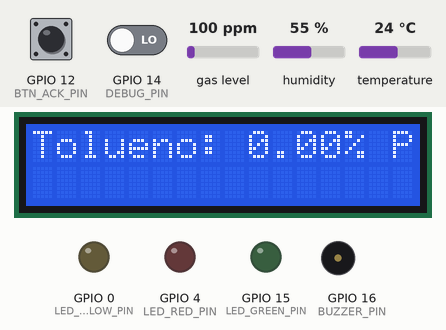
The sketch below on a simulated ESP32. On the bench: 16×2 character LCD, output pins drawn as LEDs (lit = HIGH), buzzer (waves = sounding, pin HIGH). The test bench sets the inputs (shaded band); at power-on: gas level 100 ppm, humidity 55 %, temperature 24 °C, GPIO 12 (BTN_ACK_PIN) HIGH, GPIO 14 (DEBUG_PIN) LOW. WiFi joins after 1.5 s; servers stay silent unless stated; uploads are accepted with an empty reply; what the sketch prints to the serial monitor is not drawn.

Above: at 4.7 s.
4.8 s: gas level set to 92 ppm
At 8.0 s:
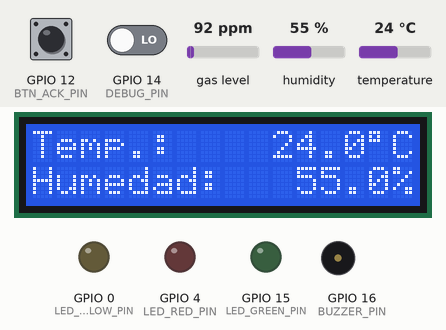
15.7 s: gas level set to 250 ppm
At 27.8 s:
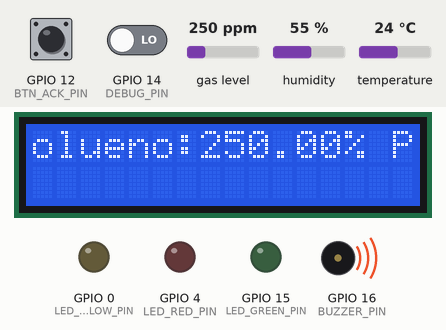
29.7 s: humidity set to 22 %
At 36.8 s:
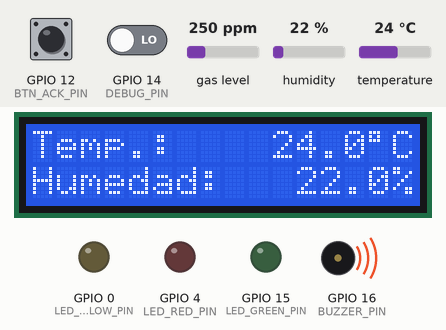
40.9 s: temperature set to 12 °C
At 43.7 s:
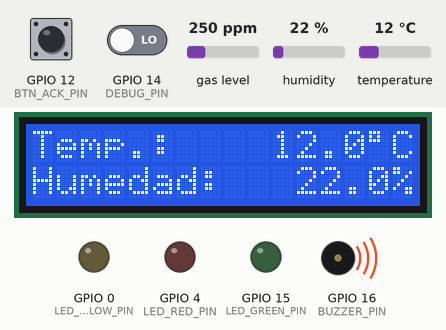
50.2 s: GPIO 12 (BTN_ACK_PIN) pulled LOW for 3 s
At 54.5 s:
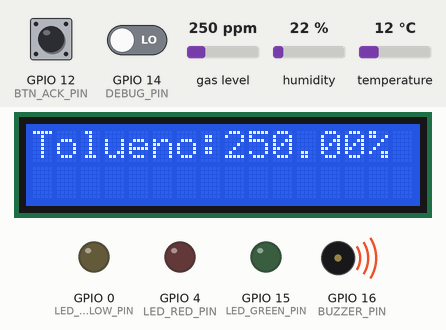
59.5 s: humidity set to 40 %
At 64.5 s:
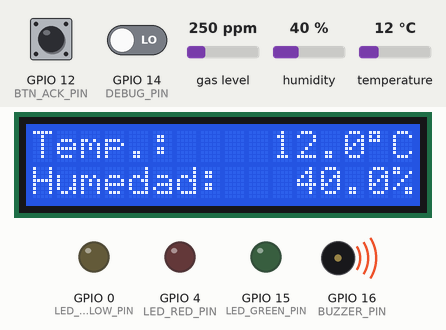
Timing chart, 0 to 66.0 s (numbered marks = the images above; inputs shaded):
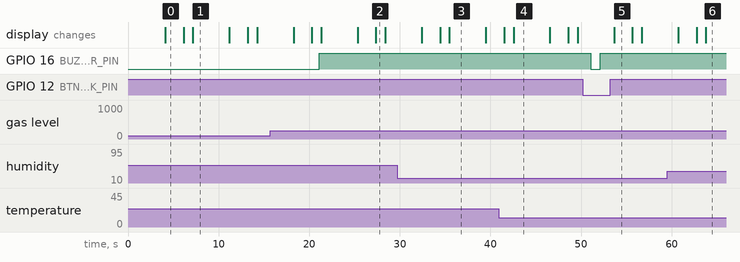

Measured:
- the behaviour switches between 100 and 99 ppm on gas level (found by bisection; images 0 and 1)
- after the input at 4.8 s, GPIO 16 (BUZZER_PIN): stays LOW (without the input it goes to HIGH after 2.3 s)
- after the input at 15.7 s, GPIO 16 (BUZZER_PIN): LOW → HIGH after 5.4 s
- after the input at 50.2 s, GPIO 16 (BUZZER_PIN): HIGH → LOW after 0.90 s, → HIGH 1.0 s later
- what the display in image 1 shows lasts 4.0 s, from 7.2 s to 11.2 s
- what the display in image 2 shows lasts 1.0 s, from 27.4 s to 28.4 s
- what the display in image 5 shows lasts 2.1 s, from 53.6 s to 55.7 s

The sketch:

vocs.ino
```cpp
#include <DHT.h>
#include <MQUnifiedsensor.h>
#include <WiFiManager.h>
#include <ArduinoJson.h>
#include <HTTPClient.h>
#include "Button.h"
#include "DeviceInfo.h"
#include "Display.h"
#include "SpanishDisplayStrings.h"

// ##### Sensors
#define DHT_PIN 13
#define DHT_TYPE DHT22

#define MQ_PIN 36
#define RatioMQ135CleanAir 3.6
#define MQ_TYPE "MQ-135"

#define METRICS_DELAY 3000

// ##### Input devices
#define BTN_ACK_PIN 12

#define DEBUG_PIN 14

// ##### Ouput devices
#define LCD_I2C_ADDR 0x27
#define SCREEN_REFRESH_MS 1000

#define LED_GREEN_PIN 15
#define LED_YELLOW_PIN 0
#define LED_RED_PIN 4

#define BUZZER_PIN 16

// ##### WiFi
#define WIFI_AP_DEFAULT_PWD "abcd1234"

#define OCI_ENDPOINT "https://g14fcd8d7fc5e27-db70cmj.adb.ca-toronto-1.oraclecloudapps.com/ords/iot/vocs/insertVoc/"
#define SAVE_METRICS_DELAY 3000
#define REST_DELAY 15000

// ##### Cores programming
#define TASK_STACK_SIZE 10240 // 10kb
#define TASK_CORE_ZERO 0
#define TASK_CORE_ONE 1


// ##### Globals
DeviceInfo info;
LangDisplayStrings* strings = new SpanishDisplayStrings();

DHT dht(DHT_PIN, DHT_TYPE);
MQUnifiedsensor mq ("ESP-32", 5, 12, MQ_PIN, MQ_TYPE);
Display lcd(LCD_I2C_ADDR);
Button btnAck(BTN_ACK_PIN);

TaskHandle_t lcdTask;
TaskHandle_t metricsTask;
TaskHandle_t ackButtonTask;
TaskHandle_t restTask;
SemaphoreHandle_t semaphore;

bool isInitialiazed = false;
bool isDebugModeEnabled = false;
bool isDataReady = false;
bool buzzerEnabled = false;

float temperature = 0.0f;
float humidity = 0.0f;
float toluene = 0.0f;

const int Object_Properties = 5;
const int Array_Elements = 50;

const size_t CAPACITY = JSON_ARRAY_SIZE(Array_Elements) + Array_Elements * JSON_OBJECT_SIZE(Object_Properties);

int measure_counter = 0;
String payloadPOST = "";

struct Measure {
    String deviceId;
    String deviceName;
    float temperature;
    float humidity;
    float toluene;
};

struct Measure localHistory[Array_Elements];

void setup() {
  WiFi.mode(WIFI_STA);
  Serial.begin(115200);

  initTasks();
  initDevices();

  isInitialiazed = true;
}

void initTasks() {
  semaphore = xSemaphoreCreateMutex();
  xTaskCreatePinnedToCore(lcdTaskLoop, "lcdTask", TASK_STACK_SIZE, NULL, 1, &lcdTask, TASK_CORE_ONE);
  xTaskCreatePinnedToCore(metricsTaskLoop, "metricsTask", TASK_STACK_SIZE, NULL, 2, &metricsTask, TASK_CORE_ONE);
  xTaskCreatePinnedToCore(ackButtonTaskLoop, "ackButtonTask", TASK_STACK_SIZE, NULL, 1, &ackButtonTask, TASK_CORE_ONE);
  xTaskCreatePinnedToCore(restTaskLoop, "restTask", TASK_STACK_SIZE, NULL, 1, &restTask, TASK_CORE_ONE);
}

void initDevices() {
  const char* text = strings->initializingText();

  lcd.init();
  lcd.push(text, sizeof(text));

  pinMode(BUZZER_PIN, OUTPUT);

  pinMode(LED_GREEN_PIN, OUTPUT);
  pinMode(LED_YELLOW_PIN, OUTPUT);
  pinMode(LED_RED_PIN, OUTPUT);

  dht.begin();
  initMqSensor();

  pinMode(DEBUG_PIN, INPUT);

  if (digitalRead(DEBUG_PIN) == HIGH) {
    isDebugModeEnabled = true;
    lcd.push("Modo Debug", sizeof("Modo Debug"));
  }

  btnAck.init(INPUT_PULLUP);
  btnAck.addInterrupt(isrBtnAck, FALLING);

  initWifiService();
}

void initMqSensor() {
  mq.setRegressionMethod(1);
  mq.setA(44.947);
  mq.setB(-3.445);

  float calcR0 = 0;
  for(int i = 1; i<=10; i ++)
  {
    mq.update(); // Update data, the arduino will read the voltage from the analog pin
    calcR0 += mq.calibrate(RatioMQ135CleanAir);
    Serial.print(".");
  }
  mq.setR0(calcR0/10);

  mq.init();
}

void initWifiService() {
  WiFiManager wm;
  char ssid[32];

  //TODO: reset settings - remove after testing
  // wm.resetSettings();
  // wm.setTimeout(120);
  wm.setAPCallback(accessPointModeCallback);

  info.getDeviceName(ssid);

  bool isConnected = wm.autoConnect(ssid, WIFI_AP_DEFAULT_PWD);
}

void accessPointModeCallback(WiFiManager* wm) {
  char ssid[32];
  info.getDeviceName(ssid);

  printfWifiCredentialsLCD(ssid, WIFI_AP_DEFAULT_PWD);
}

void printfWifiCredentialsLCD(const char* ssid, const char* pwd) {
  static char ssidText[32], pwdText[16];

  strings->joinNetworkSSIDText(ssid, ssidText, sizeof(ssidText));
  strings->joinNetworkPwdText(pwd, pwdText, sizeof(pwdText));

  lcd.put(0, ssidText, sizeof(ssidText));
  lcd.put(1, pwdText, sizeof(pwdText));
}

void loop() {
  vTaskDelete(NULL);
}

ICACHE_RAM_ATTR void isrBtnAck() {
  btnAck.pressButton();
}

void lcdTaskLoop(void* param) {
  while(true) {
    xSemaphoreTake(semaphore, portMAX_DELAY);
    printMetrics();
    lcd.show();
    xSemaphoreGive(semaphore);

    delay(SCREEN_REFRESH_MS);
  }
}

void metricsTaskLoop(void* param) {
  while(true) {
    xSemaphoreTake(semaphore, portMAX_DELAY);
    mq.update();
    toluene = mq.readSensor();
    temperature = dht.readTemperature();
    humidity = dht.readHumidity();
    xSemaphoreGive(semaphore);

    Serial.printf("tol: %f, tmp: %f, hum: %f\n", toluene, temperature, humidity);

    if (isInitialiazed) {
      saveMeasure(temperature, humidity, toluene);
      printLocalHistory();
    }

    delay(SAVE_METRICS_DELAY);
  }
}

void saveMeasure(float temperature, float humidity, float toluene) {
  char deviceName[64];

  info.getDeviceName(deviceName, sizeof(deviceName));

  localHistory[measure_counter].deviceId = info.getChipModel();
  localHistory[measure_counter].deviceName = deviceName;
  localHistory[measure_counter].temperature = temperature;
  localHistory[measure_counter].humidity = humidity;
  localHistory[measure_counter].toluene = toluene;
  measure_counter++;
}

void restTaskLoop(void* param) {
  while (true) {
    xSemaphoreTake(semaphore, portMAX_DELAY);
    xSemaphoreGive(semaphore);

    if (isInitialiazed) {
      sendDataToServer();
      clearLocalHistory();
    }

    delay(REST_DELAY);
  }
}

void printMetrics() {
  static char tolueneText[32], temperatureText[32], humidityText[32];

  strings->joinTolueneText(toluene, LCD_COLS, tolueneText, sizeof(tolueneText));
  strings->joinHumidityText(humidity, LCD_COLS, humidityText, sizeof(humidityText));
  strings->joinTemperatureText(temperature, LCD_COLS, temperatureText, sizeof(temperatureText));

  lcd.put(0, temperatureText, sizeof(temperatureText));
  lcd.put(1, humidityText, sizeof(humidityText));
  lcd.show();
  delay(4000);
  lcd.put(0, tolueneText, sizeof(tolueneText));
  lcd.put(1, "", 0);
  lcd.show();
  delay(2000);
}

void ackButtonTaskLoop(void* param) {
  while(true) {
    if ((toluene >= 100 || buzzerEnabled) && !btnAck.getIsPressed()) {
      buzzerEnabled = true;
      digitalWrite(BUZZER_PIN, HIGH);
    }

    if (btnAck.getIsPressed()) {
      btnAck.releaseButton();
      buzzerEnabled = false;
      digitalWrite(BUZZER_PIN, LOW);
    }
    delay(1000);

  }
}

void sendDataToServer() {
  createJSONPayload();
  executePOST();
}

void clearLocalHistory() {
  measure_counter = 0;
  payloadPOST = "";
  memset(localHistory, 0, sizeof(localHistory));
}

void createJSONPayload() {
  StaticJsonDocument<CAPACITY> doc;

  for (int i = 0; i < measure_counter; i++)
  {
    JsonObject obj = doc.createNestedObject();
    obj["device_id"] = localHistory[i].deviceId;
    obj["device_name"] = localHistory[i].deviceName;
    obj["temperature"] = localHistory[i].temperature;
    obj["humidity"] = localHistory[i].humidity;
    obj["toluene"] = localHistory[i].toluene;
  }

  serializeJson(doc, payloadPOST);
}

void executePOST() {
  HTTPClient http;

  http.begin(OCI_ENDPOINT);
  http.addHeader("Content-Type", "application/json");

  Serial.println("############### Payload #############");
  Serial.println(payloadPOST);
  Serial.println("############### End Payload #############");

  int httpCode = http.POST(payloadPOST);
  Serial.printf("> [POST] response code: %d\n", httpCode);

  http.end();
}

void printLocalHistory() {
  for (int i = 0; i < measure_counter; i++) {
    Serial.print("----------------------------- ");
    Serial.println(i);
    Serial.print("Temperature: ");
    Serial.println(localHistory[i].temperature);
    Serial.print("Humidity: ");
    Serial.println(localHistory[i].humidity);
    Serial.print("Toluene: ");
    Serial.println(localHistory[i].toluene);
  }
}
```

Button.cpp
```cpp
#include "Button.h"

Button::Button(int pin) : pin(pin), isPressed(false) { }

void Button::init(int mode) {
  pinMode(pin, mode);

}

void Button::addInterrupt(void (*interruptFn)(), int mode) {
  attachInterrupt(pin, interruptFn, mode);
}

bool Button::getIsPressed() const {
  return isPressed;
}

void Button::pressButton() {
  isPressed = true;
}

void Button::releaseButton() {
  isPressed = false;
}
```

Button.h
```cpp
#ifndef Button_h
#define Button_h

#include <Arduino.h>

class Button {
  private:
    bool isPressed;
    int pin;
  public:
    Button(int pin);
    void init(int mode);
    void addInterrupt(void (*interruptFn)(), int mode);
    bool getIsPressed() const;
    void pressButton();
    void releaseButton();
};

#endif
```

DeviceInfo.cpp
```cpp
#include "DeviceInfo.h"

#include <stdint.h>

DeviceInfo::DeviceInfo() { }

const char* DeviceInfo::getChipModel() const {
  return ESP.getChipModel();
}

void DeviceInfo::getChipId(char* resChipId, int buffSize) const {
  if (!resChipId || buffSize < 1 || buffSize > 9) {
    return;
  }

  strHelper.c_format(resChipId, buffSize, "%08X", (uint32_t) ESP.getEfuseMac());
}

void DeviceInfo::getDeviceName(char* resDeviceName, int buffSize) const {
  char chipId[buffSize];

  if (!resDeviceName || buffSize < 1) {
    return;
  }

  getChipId(chipId);
  strHelper.c_format(resDeviceName, buffSize, "%s_%s", getChipModel(), chipId);
}
```

DeviceInfo.h
```cpp
#ifndef DeviceInfo_h
#define DeviceInfo_h

#include <Arduino.h>
#include "StringsHelper.h"

class DeviceInfo {
  private:
    StringsHelper strHelper;
  public:
    DeviceInfo();
    const char* getChipModel() const ;
    void getChipId(char *resChipId, int buffSize = 9) const;
    void getDeviceName(char* resDeviceName, int buffSize = 32) const;
};

#endif
```

Display.cpp
```cpp
#include "Display.h"

RowTextBuffer::RowTextBuffer(const char* inputText, int buffSize)
  : text(inputText),
    buffSize(buffSize),
    cursorPosition(0) { }

const char* RowTextBuffer::getText() const {
  return text;
}

int RowTextBuffer::getBuffSize() const {
  return buffSize;
}

int RowTextBuffer::getCursorPosition() const {
  return cursorPosition;
}

void RowTextBuffer::shiftTextLeft() {
  if (cursorPosition < strlen(text) - LCD_COLS) {
    cursorPosition++;
  } else {
    cursorPosition = 0;
  }
}

ScreenBuffer::ScreenBuffer()
  : rowsBuffer{new RowTextBuffer("", 0), new RowTextBuffer("", 0)},
    _currPosition(0) { }

void ScreenBuffer::push(const char* text, int buffSize) {
  if (_currPosition > 0) {
    rowsBuffer[_currPosition] = rowsBuffer[_currPosition - 1];
  }

  rowsBuffer[_currPosition] = new RowTextBuffer(text, buffSize);

  if (_currPosition < 1) {
    _currPosition++;
  }
}

void ScreenBuffer::put(int row, const char* text, int buffSize) {
  if (row < 0 || row >= LCD_ROWS) {
    return;
  }

  rowsBuffer[row] = new RowTextBuffer(text, buffSize);
}

RowTextBuffer* ScreenBuffer::getRow(int row) const {
  if (row < 0 || row >= LCD_ROWS) {
    return NULL;
  }

  return rowsBuffer[row];
}

Display::Display(uint8_t addr)
  : lcd(addr, LCD_COLS, LCD_ROWS),
    screenBuffer(new ScreenBuffer()) { }

void Display::init(bool enableBacklight) {
  lcd.init();

  if (enableBacklight) {
    lcd.backlight();
  }
}

void Display::show() {
  lcd.clear();

  for (int i = 0; i < LCD_ROWS; i++) {
    RowTextBuffer* row = screenBuffer->getRow(i);

    printLCD(i, row);
    if (strlen(row->getText()) > LCD_COLS) {
      row->shiftTextLeft();
    }
  }
}

void Display::push(const char* text, int buffSize) {
  screenBuffer->push(text, buffSize);
}

void Display::put(int row, const char* text, int buffSize) {
  screenBuffer->put(row, text, buffSize);
}

void Display::clear() {
  lcd.clear();
}

void Display::printLCD(int row, RowTextBuffer* rowBuffer) {
  lcd.setCursor(0, row);
  lcd.print(rowBuffer->getText() + rowBuffer->getCursorPosition());
}
```

Display.h
```cpp
#ifndef Display_h
#define Display_h

#define LCD_COLS 16
#define LCD_ROWS 2

#include <Arduino.h>
#include <LiquidCrystal_I2C.h>

class RowTextBuffer {
  private:
    const char* text;
    int buffSize;
    int cursorPosition;
  public:
    RowTextBuffer(const char* text, int buffSize);
    const char* getText() const;
    int getBuffSize() const;
    int getCursorPosition() const;
    void shiftTextLeft();
};

class ScreenBuffer {
  private:
    RowTextBuffer* rowsBuffer[LCD_ROWS];
    int _currPosition;
  public:
    ScreenBuffer();
    void push(const char* text, int buffSize);
    void put(int row, const char* text, int buffSize);
    RowTextBuffer* getRow(int row) const;
};

class Display {
  private:
    LiquidCrystal_I2C lcd;
    ScreenBuffer* screenBuffer;
  public:
    Display(uint8_t addr);
    void init(bool enableBacklight = true);
    void show();
    void push(const char* text, int buffSize);
    void put(int row, const char* text, int buffSize);
    void clear();
  private:
    void printLCD(int row, RowTextBuffer* rowBuffer);
};

#endif
```

LangDisplayStrings.h
```cpp
#ifndef LangDisplayStrings_h
#define LangDisplayStrings_h

class LangDisplayStrings {
  public:
    LangDisplayStrings() { }
    virtual const char* initializingText() = 0;
    virtual void joinNetworkSSIDText(const char* ssid, char* resJoinNetworkText, int buffSize) = 0;
    virtual void joinNetworkPwdText(const char* pwd, char* resJoinNetworkText, int buffSize) = 0;
    virtual void joinTolueneText(float toluene, int screenWidth, char* resTolueneText, int buffSize) = 0;
    virtual void joinTemperatureText(float temperature, int screenWidth, char* resTemperatureText, int buffSize) = 0;
    virtual void joinHumidityText(float humidity, int screenWidth, char* resHumidityText, int buffSize) = 0;
};

#endif
```

SpanishDisplayStrings.cpp
```cpp
#include "SpanishDisplayStrings.h"

SpanishDisplayStrings::SpanishDisplayStrings() { }

const char* SpanishDisplayStrings::initializingText() {
  return "Inicializando...";
}

void SpanishDisplayStrings::joinNetworkSSIDText(const char* ssid, char* resJoinNetworkText, int buffSize) {
  const char* text = "Red";

  strHelper.c_format(resJoinNetworkText, buffSize, "%s: %s", text, ssid);
}

void SpanishDisplayStrings::joinNetworkPwdText(const char* pwd, char* resJoinNetworkText, int buffSize) {
  const char* text = "Pass";

  strHelper.c_format(resJoinNetworkText, buffSize, "%s: %s", text, pwd);
}

void SpanishDisplayStrings::joinTolueneText(float toluene, int screenWidth, char* resTolueneText, int buffSize) {
  const char* text = "Tolueno";

  strHelper.c_format(resTolueneText, buffSize, "%s:%*.2f% PPM", text, getTextFittedScreenWidth(screenWidth, strlen(text) + 4), toluene);
}

void SpanishDisplayStrings::joinTemperatureText(float temperature, int screenWidth, char* resTemperatureText, int buffSize) {
  const char* text = "Temp.";

  strHelper.c_format(resTemperatureText, buffSize, "%s:%*.1f%cC", text, getTextFittedScreenWidth(screenWidth, strlen(text) + 3), temperature, 0xDF);
}

void SpanishDisplayStrings::joinHumidityText(float humidity, int screenWidth, char* resHumidityText, int buffSize) {
  const char* text = "Humedad";

  strHelper.c_format(resHumidityText, buffSize, "%s:%*.1f%%", text, getTextFittedScreenWidth(screenWidth, strlen(text) + 2), humidity);
}

int SpanishDisplayStrings::getTextFittedScreenWidth(int screenWidth, int textWidth) {
  return screenWidth - textWidth;
}
```

SpanishDisplayStrings.h
```cpp
#ifndef SpanishDisplayStrings_h
#define SpanishDisplayStrings_h

#include <string.h>
#include "LangDisplayStrings.h"
#include "StringsHelper.h"

class SpanishDisplayStrings : public LangDisplayStrings {
  private:
    StringsHelper strHelper;
  public:
    SpanishDisplayStrings();
    const char* initializingText();
    void joinNetworkSSIDText(const char* ssid, char* resJoinNetworkText, int buffSize);
    void joinNetworkPwdText(const char* pwd, char* resJoinNetworkText, int buffSize);
    void joinTolueneText(float toluene, int screenWidth, char* resTolueneText, int buffSize);
    void joinTemperatureText(float temperature, int screenWidth, char* resTemperatureText, int buffSize);
    void joinHumidityText(float humidity, int screenWidth, char* resHumidityText, int buffSize);
  private:
    int getTextFittedScreenWidth(int screenWidth, int textWidth);
};

#endif
```

StringsHelper.cpp
```cpp
#include "StringsHelper.h"

#include <stdio.h>
#include <stdarg.h>

StringsHelper::StringsHelper() { }

void StringsHelper::c_format(char* res, int size, const char* format, ...) const {
  va_list argsList;

  va_start(argsList, format);
  vsnprintf(res, size, format, argsList);
  va_end(argsList);

  res[size - 1] = '\0';
}
```

StringsHelper.h
```cpp
#ifndef StringsHelper_h
#define StringsHelper_h

class StringsHelper {
  public:
    StringsHelper();
    void c_format(char* res, int size, const char* format, ...) const;
};

#endif
```
